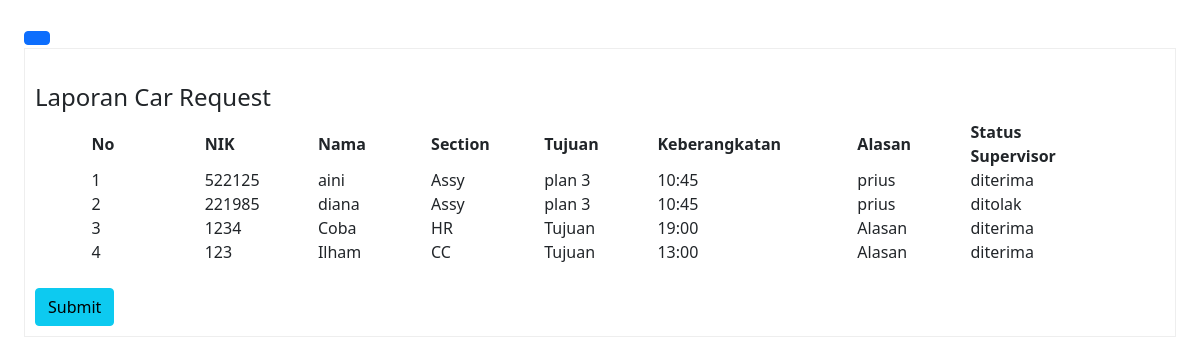
/request_supervisor.php, run on the app's committed database.
### tables this page shows
CREATE TABLE `data` (
  `id` int(11) NOT NULL,
  `nik` varchar(200) NOT NULL,
  `nama` varchar(100) NOT NULL,
  `section` varchar(50) NOT NULL,
  `tujuan` varchar(200) NOT NULL,
  `alasan` varchar(1000) NOT NULL,
  `keberangkatan` varchar(200) NOT NULL,
  `status_spv` varchar(100) DEFAULT NULL,
  `status_manager` varchar(100) DEFAULT NULL,
  `status_ga` varchar(100) DEFAULT NULL,
  `security` varchar(100) DEFAULT NULL,
  `notif_supervisor` int(11) NOT NULL DEFAULT 0,
  `notif_manager` int(11) NOT NULL DEFAULT 0,
  `notif_ga` int(11) NOT NULL DEFAULT 0,
  `notif_user` int(11) NOT NULL DEFAULT 0
);

### request_supervisor.php (the view, shortened to what this page needs)
<!DOCTYPE html>
<html lang="en">
<head>
  <link rel="stylesheet" href="http://192.168.29.55:8300/bootstrap.min.css" />
  <link rel="stylesheet" href="http://192.168.29.55:8300/bootstrap-icons.css" />
</head>
<body background="#87CEFA" ;>
  <section class="p-4" id="main-content">
    <button class="btn btn-primary" id="button-toggle">
    </button>
    <div style="border:1px solid rgb(238,238,238); padding:10px; overflow:auto; width:auto; height:auto;">
      <?php
      include "koneksi.php";
      $query = mysqli_query($koneksi, "SELECT * FROM data");
      ?>
      <form action="proses_supervisor.php" method="POST">
        <table width="90%" border="0" align="center" cellpadding="0" cellspacing="0">
          <tr bgcolor="white"></br>
            <h4>Laporan Car Request</h4>
          <tr>
            <th width="70">No</td>
            <th width="70">NIK</td>
            <th width="70">Nama</td>
            <th width="70">Section</td>
            <th width="70">Tujuan</td>
            <th width="70">Keberangkatan</td>
            <th width="70">Alasan</td>
            <th width="50">Status Supervisor</td>
              <?php if (mysqli_num_rows($query) > 0) { ?>
                <?php
                $no = 1;
                while ($data = mysqli_fetch_array($query)) {
                ?>
          <tr>
            <td><?php echo $no ?></td>
            <td><?php echo $data["nik"]; ?></td>
            <td><?php echo $data["nama"]; ?></td>
            <td><?php echo $data["section"]; ?></td>
            <td><?php echo $data["tujuan"]; ?></td>
            <td><?php echo $data["keberangkatan"]; ?></td>
            <td><?php echo $data["alasan"]; ?></td>
            <td>
              <?php if ($data["status_spv"] == NULL) : ?>
                <input type="radio" name="status_spv[<?= $data['id'] ?>]" value="diterima" required>Diterima
                <input type="radio" name="status_spv[<?= $data['id'] ?>]" value="ditolak" required>Ditolak
              <?php else : ?>
                <?php echo $data["status_spv"]; ?>
              <?php endif; ?>
            </td>
          </tr>
        <?php $no++;
                } ?>
      <?php } ?>
        </table></br>
        <input type="submit" name="submit" class="btn btn-info" value="Submit" />
    </div>
  </section>
</body>
</html>

### request_supervisor.php (style rules this page uses)
#main-content { transition: 0.4s; }

### data on the page
data: nik "522125", nama "aini", section "Assy", tujuan "plan 3", keberangkatan "10:45", alasan "prius", status_spv "diterima"
data: nik "221985", nama "diana", section "Assy", tujuan "plan 3", keberangkatan "10:45", alasan "prius", status_spv "ditolak"
data: nik "1234", nama "Coba", section "HR", tujuan "Tujuan", keberangkatan "19:00", alasan "Alasan", status_spv "diterima"
data: nik "123", nama "Ilham", section "CC", tujuan "Tujuan", keberangkatan "13:00", alasan "Alasan", status_spv "diterima"
